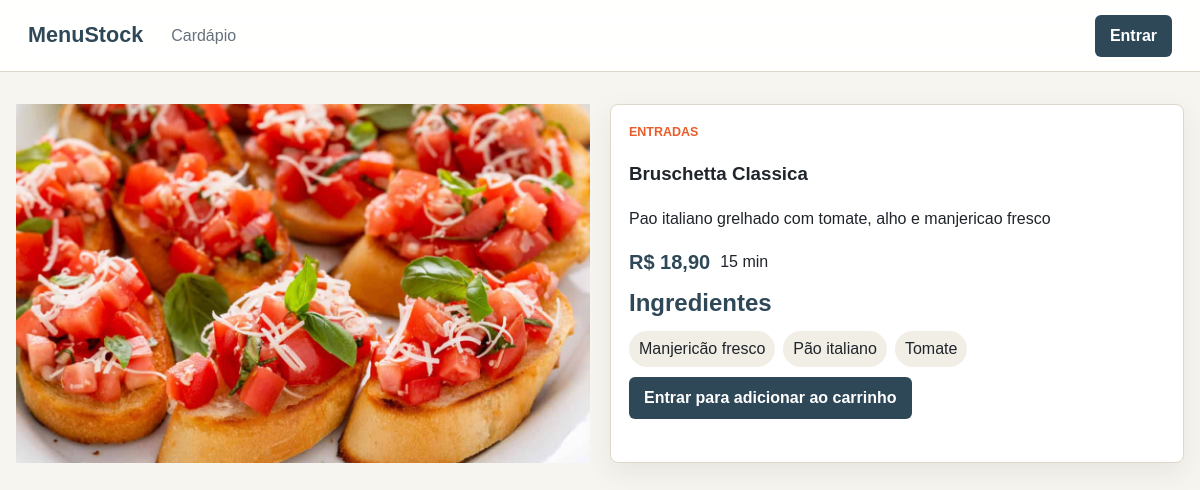
/ver_prato.php?id=1, run on the app's committed database.
### tables this page shows
CREATE TABLE `pratos` (
  `id` int(11) NOT NULL,
  `categoria_id` int(11) NOT NULL,
  `nome` varchar(100) NOT NULL,
  `descricao` text DEFAULT NULL,
  `preco` decimal(10,2) NOT NULL,
  `tempo_preparo` int(11) DEFAULT 0 COMMENT 'Tempo em minutos',
  `disponivel` tinyint(1) DEFAULT 1 COMMENT '1=disponivel 0=indisponivel',
  `imagem` varchar(255) DEFAULT NULL,
  `created_at` timestamp NOT NULL DEFAULT current_timestamp(),
  `updated_at` timestamp NOT NULL DEFAULT current_timestamp() ON UPDATE current_timestamp()
);

CREATE TABLE `categorias` (
  `id` int(11) NOT NULL,
  `nome` varchar(100) NOT NULL,
  `descricao` text DEFAULT NULL,
  `ordem_exibicao` int(11) DEFAULT 0,
  `created_at` timestamp NOT NULL DEFAULT current_timestamp(),
  `updated_at` timestamp NOT NULL DEFAULT current_timestamp() ON UPDATE current_timestamp()
);

CREATE TABLE `prato_ingrediente` (
  `prato_id` int(11) NOT NULL,
  `ingrediente_id` int(11) NOT NULL,
  `quantidade` decimal(8,2) DEFAULT 1.00
);

CREATE TABLE `ingredientes` (
  `id` int(11) NOT NULL,
  `nome` varchar(100) NOT NULL,
  `unidade` varchar(20) DEFAULT 'g' COMMENT 'g, ml, unidade, colher...',
  `created_at` timestamp NOT NULL DEFAULT current_timestamp(),
  `updated_at` timestamp NOT NULL DEFAULT current_timestamp() ON UPDATE current_timestamp()
);

### admin/config/conexao.php (called while the page is built, shortened)
<?php
function getConnection(): PDO
{
    static $pdo = null;
    if ($pdo instanceof PDO) {
        return $pdo;
    }
    $host = getenv('DB_HOST') ?: getenv('MYSQLHOST') ?: 'zephyr.proxy.rlwy.net';
    $port = getenv('DB_PORT') ?: getenv('MYSQLPORT') ?: '46100';
    $database = getenv('DB_NAME') ?: getenv('MYSQLDATABASE') ?: 'menustock';
    $user = getenv('DB_USER') ?: getenv('MYSQLUSER') ?: 'root';
    $password = getenv('DB_PASS') ?: getenv('MYSQLPASSWORD') ?: 'ojuEPvwwMfxxPVxEbtBZrEFVKfSvwfrr';
    $dsn = "mysql:host={$host};port={$port};dbname={$database};charset=utf8mb4";
    try {
        $pdo = new PDO($dsn, $user, $password, [
            PDO::ATTR_ERRMODE => PDO::ERRMODE_EXCEPTION,
            PDO::ATTR_DEFAULT_FETCH_MODE => PDO::FETCH_ASSOC,
            PDO::ATTR_EMULATE_PREPARES => false,
        ]);
    } catch (PDOException $exception) {
        http_response_code(500);
        exit('Falha ao conectar ao banco de dados.');
    }
    return $pdo;
}

### admin/models/Prato.php (called while the page is built, shortened)
<?php
require_once __DIR__ . '/../config/conexao.php';
class Prato
{
    private PDO $pdo;
    public function __construct()
    {
        $this->pdo = getConnection();
    }
    public function buscarPorId(int $id, bool $somenteDisponivel = false): ?array
    {
        $sql = "SELECT p.*, c.nome AS categoria,
                       promo.preco_promocional
                FROM pratos p
                JOIN categorias c ON c.id = p.categoria_id
                LEFT JOIN (
                    SELECT prato_id, MIN(preco_promocional) AS preco_promocional
                    FROM vw_promocoes_ativas
                    GROUP BY prato_id
                ) promo ON promo.prato_id = p.id
                WHERE p.id = ?";
        $params = [$id];
        if ($somenteDisponivel) {
            $sql .= ' AND p.disponivel = 1';
        }
        $stmt = $this->pdo->prepare($sql);
        $stmt->execute($params);
        $prato = $stmt->fetch();
        return $prato ?: null;
    }
}

### admin/config/auth.php (called while the page is built, shortened)
<?php
require_once __DIR__ . '/conexao.php';
function e(mixed $value): string
{
    return htmlspecialchars((string) $value, ENT_QUOTES, 'UTF-8');
}
function isLoggedIn(): bool
{
    return !empty($_SESSION['usuario_id']);
}
function hasRole(array|string $roles): bool
{
    $roles = is_array($roles) ? $roles : [$roles];
    return isLoggedIn() && in_array(currentUserTipo(), $roles, true);
}
function formatMoney(float|int|string $value): string
{
    return 'R$ ' . number_format((float) $value, 2, ',', '.');
}
function publicImagePath(?string $image): string
{
    return 'admin/public/imagens/' . rawurlencode($image);
}

### admin/models/Ingrediente.php (called while the page is built, shortened)
<?php
require_once __DIR__ . '/../config/conexao.php';
class Ingrediente
{
    private PDO $pdo;
    public function __construct()
    {
        $this->pdo = getConnection();
    }
    public function listarPorPrato(int $pratoId): array
    {
        $stmt = $this->pdo->prepare(
            'SELECT i.*, pi.quantidade
             FROM ingredientes i
             JOIN prato_ingrediente pi ON pi.ingrediente_id = i.id
             WHERE pi.prato_id = ?
             ORDER BY i.nome'
        );
        $stmt->execute([$pratoId]);
        return $stmt->fetchAll();
    }
}

### ver_prato.php (the view, shortened to what this page needs)
<?php
require_once __DIR__ . '/admin/config/auth.php';
require_once __DIR__ . '/admin/models/Prato.php';
require_once __DIR__ . '/admin/models/Ingrediente.php';
$pratoModel = new Prato();
$ingredienteModel = new Ingrediente();
$id = (int) ($_GET['id'] ?? $_POST['prato_id'] ?? 0);
$prato = $pratoModel->buscarPorId($id, true);
$ingredientes = $ingredienteModel->listarPorPrato($id);
$precoAtual = $prato['preco_promocional'] !== null ? (float) $prato['preco_promocional'] : (float) $prato['preco'];
require_once __DIR__ . '/admin/config/public_header.php';
?>
<section class="detail-layout">
    <div>
        <img
            src="<?= e(publicImagePath($prato['imagem'] ?? null)) ?>"
            onerror="this.src='admin/public/imagens/placeholder.svg'"
            alt="<?= e($prato['nome']) ?>"
            class="detail-image"
        >
    </div>
    <article class="panel">
        <p class="eyebrow"><?= e($prato['categoria']) ?></p>
        <h1><?= e($prato['nome']) ?></h1>
        <p><?= e($prato['descricao']) ?></p>
        <div class="price-row large">
            <strong><?= formatMoney($precoAtual) ?></strong>
            <span><?= (int) $prato['tempo_preparo'] ?> min</span>
        </div>
        <h2>Ingredientes</h2>
        <?php if ($ingredientes): ?>
            <ul class="tag-list">
                <?php foreach ($ingredientes as $ingrediente): ?>
                    <li>
                        <?= e($ingrediente['nome']) ?>
                    </li>
                <?php endforeach; ?>
            </ul>
        <?php else: ?>
            <p>Ingredientes ainda não vinculados.</p>
        <?php endif; ?>
        <?php if (hasRole('user')): ?>
            <form method="post" class="stack-form">
                <?= csrfField() ?>
                <input type="hidden" name="acao" value="adicionar">
                <input type="hidden" name="prato_id" value="<?= (int) $prato['id'] ?>">
                <label>
                    Quantidade
                    <input type="number" name="quantidade" value="1" min="1" max="99">
                </label>
                <label>
                    Observação do item
                    <textarea name="obs_item" rows="3" placeholder="Ex: sem cebola, molho à parte"></textarea>
                </label>
                <button class="btn btn-primary" type="submit">Adicionar ao carrinho</button>
            </form>
        <?php elseif (!isLoggedIn()): ?>
            <a class="btn btn-primary" href="login.php">Entrar para adicionar ao carrinho</a>
        <?php endif; ?>
    </article>
</section>
<?php require_once __DIR__ . '/admin/config/public_footer.php'; ?>

### admin/public/css/style.css (style rules this page uses)
:root { --bg: #f7f5ef; --surface: #ffffff; --surface-soft: #f1eee6; --text: #20252b; --muted: #66717c; --line: #ded8ca; --primary: #2f4858; --primary-dark: #213540; --secondary: #e85d2a; --secondary-dark: #c74718; --success: #1f8a5b; --danger: #b52d2a; --warning: #a46c00; --radius: 8px; --shadow: 0 10px 28px rgba(35, 45, 55, 0.08); }
* { box-sizing: border-box; }
body { margin: 0; min-height: 100vh; background: var(--bg); color: var(--text); font-family: Arial, Helvetica, sans-serif; line-height: 1.5; }
a { color: inherit; text-decoration: none; }
img { max-width: 100%; display: block; }
.btn { display: inline-flex; align-items: center; justify-content: center; gap: 8px; min-height: 38px; border: 1px solid transparent; border-radius: 6px; padding: 8px 14px; cursor: pointer; font-weight: 700; }
.btn-primary { background: var(--primary); color: #fff; }
.eyebrow { margin: 0 0 8px; color: var(--secondary); font-size: 0.78rem; font-weight: 800; letter-spacing: 0; text-transform: uppercase; }
.card, .panel, .stat-card, .empty-state { background: var(--surface); border: 1px solid var(--line); border-radius: var(--radius); box-shadow: var(--shadow); }
.card-content, .panel, .empty-state { padding: 18px; }
.dish-image, .detail-image { width: 100%; aspect-ratio: 16 / 10; object-fit: cover; background: var(--surface-soft); }
.dish-card h2, .panel h2 { margin: 8px 0; color: var(--primary); }
.dish-meta, .price-row, .reservation-row, .table-title { display: flex; align-items: center; gap: 10px; justify-content: space-between; }
.price-row strong { color: var(--primary); font-size: 1.25rem; }
.price-row.large { justify-content: flex-start; }
.auth-grid, .split-layout, .detail-layout { display: grid; grid-template-columns: repeat(2, minmax(0, 1fr)); gap: 20px; padding: 32px 0; }
.tag-list { display: flex; gap: 8px; padding: 0; margin: 10px 0; list-style: none; flex-wrap: wrap; }
.tag-list li { border-radius: 999px; background: var(--surface-soft); padding: 6px 10px; }

### data on the page
pratos: imagem (picture), categoria.nome "ENTRADAS", nome "Bruschetta Classica", descricao "Pao italiano grelhado com tomate, alho e manjericao fresco", tempo_preparo "15"
prato_ingrediente: ingrediente.nome "Manjericão fresco"
prato_ingrediente: ingrediente.nome "Pão italiano"
prato_ingrediente: ingrediente.nome "Tomate"

### other printed values
formatMoney($precoAtual) "R$ 18,90"
